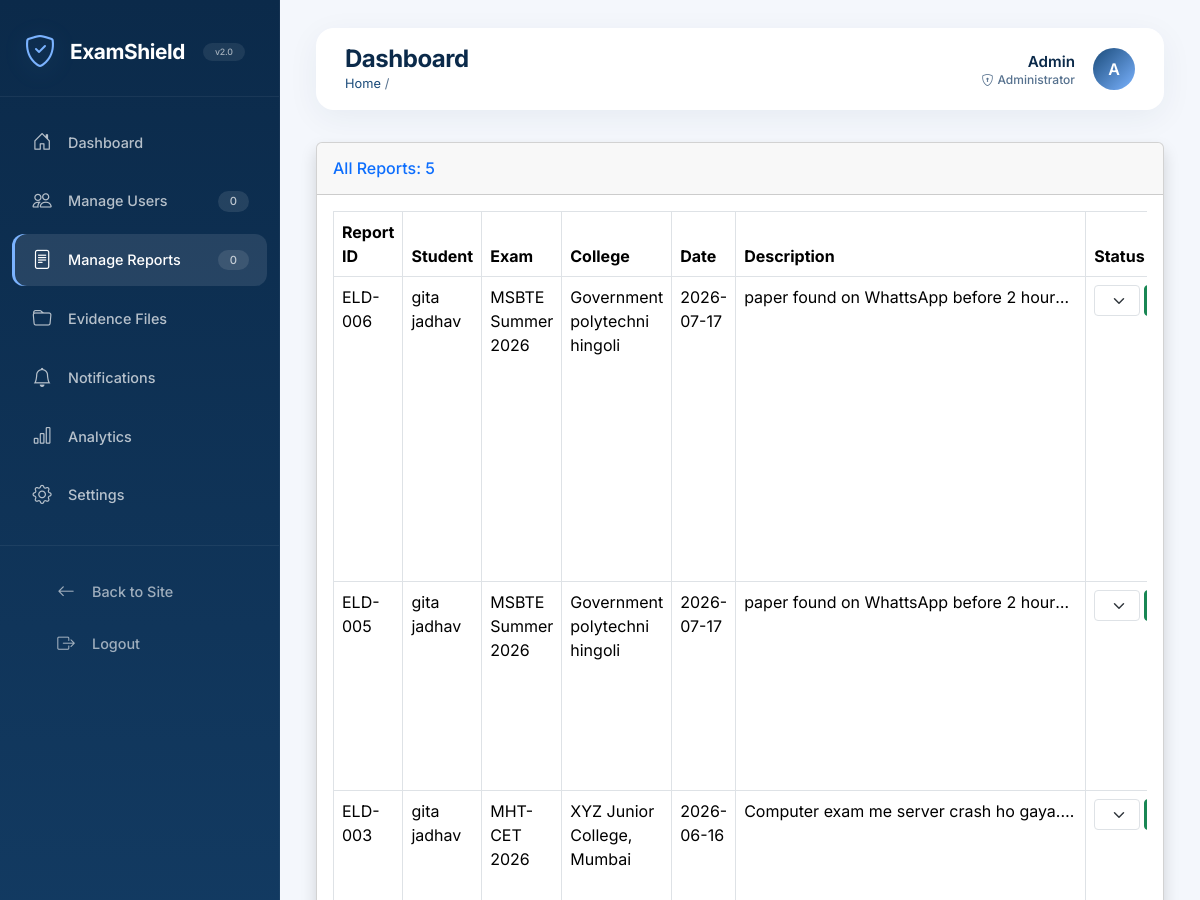
Page /admin/reports (signed in, upper part) on the earlier database version.
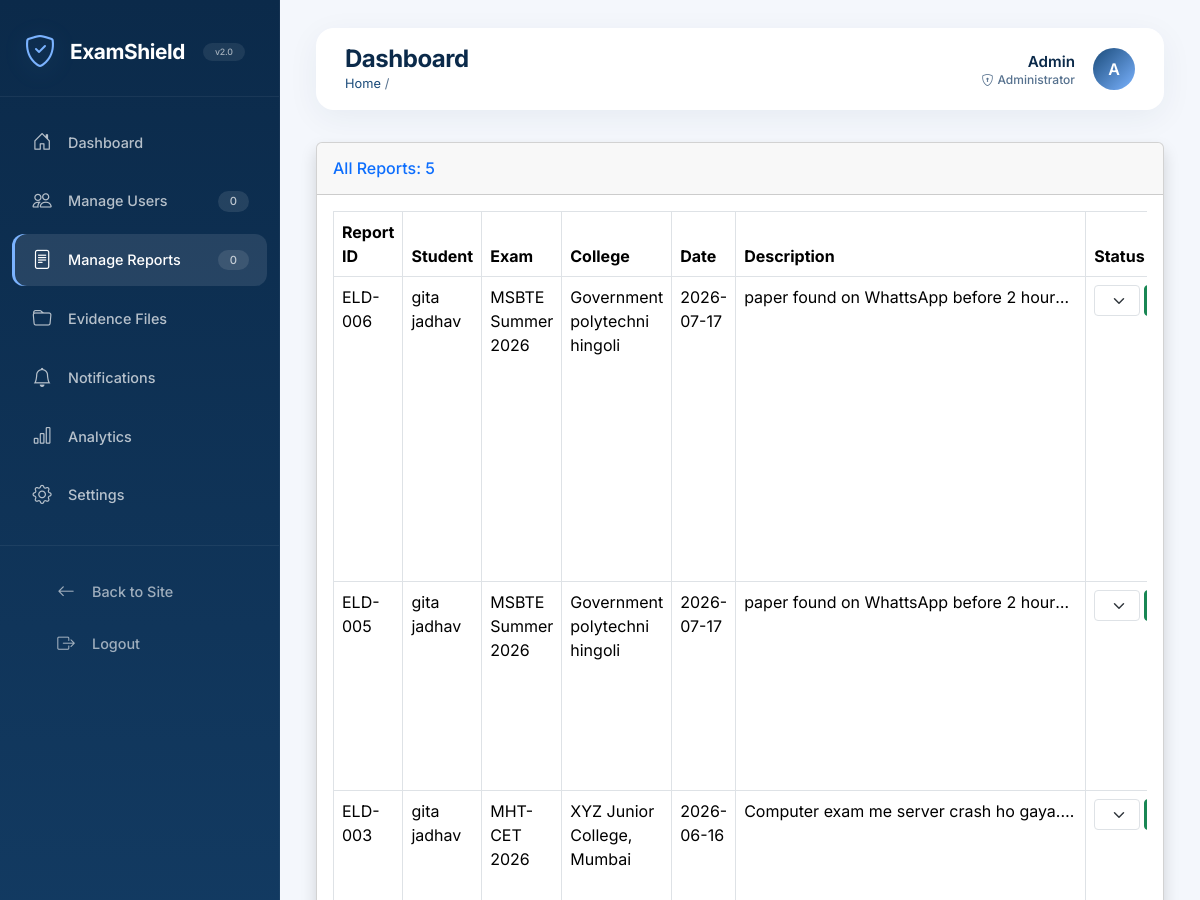
Same page on the later database version.
### tables this page shows
CREATE TABLE entries (
            id INTEGER PRIMARY KEY AUTOINCREMENT,
            user_id INTEGER NOT NULL,
            exam_name TEXT NOT NULL,
            subject_name TEXT NOT NULL,
            college_name TEXT NOT NULL,
            status TEXT DEFAULT 'Pending',
            report_date TEXT,
            description TEXT,

            -- Incident Location
            incident_state TEXT,
            incident_district TEXT,
            incident_city TEXT,
            incident_college TEXT,
            incident_address TEXT,

            -- Multiple Files - JSON madhe store karu
            photos TEXT,
            videos TEXT,
            audios TEXT,

            -- Admin
            urgency_score INTEGER DEFAULT 0,
            ai_summary TEXT,
            fake_status TEXT,
            admin_remark TEXT,
            is_dummy INTEGER DEFAULT 0,
            created_at TEXT DEFAULT CURRENT_TIMESTAMP,
            updated_at TEXT, category TEXT DEFAULT 'Other', sentiment TEXT DEFAULT 'Normal',

            FOREIGN KEY (user_id) REFERENCES users (id)
        );

CREATE TABLE users (
            id INTEGER PRIMARY KEY AUTOINCREMENT,
            username TEXT NOT NULL UNIQUE,
            password TEXT NOT NULL,
            email TEXT UNIQUE,
            mobile TEXT UNIQUE,
            name TEXT,
            role TEXT DEFAULT 'student',

            -- Verification
            is_mobile_verified INTEGER DEFAULT 0,
            is_email_verified INTEGER DEFAULT 0,
            mobile_otp TEXT,
            otp_generated_at TEXT,

            -- Identity Proof 
            profile_photo TEXT,
            id_proof_type TEXT,
            id_proof_number TEXT,
            id_proof_photo TEXT,
            is_id_verified INTEGER DEFAULT 0,

            -- Tracking & Moderation
            signup_ip TEXT,
            signup_user_agent TEXT,
            created_at TEXT DEFAULT CURRENT_TIMESTAMP,
            is_blocked INTEGER DEFAULT 0,
            trust_score INTEGER DEFAULT 100
        , state TEXT, district TEXT);

### app.py (the view)
@app.route('/admin/reports')
@admin_required
def admin_reports():
    page = request.args.get('page', 1, type=int)
    per_page = 10
    offset = (page - 1) * per_page
    conn = get_db()
    conn.row_factory = sqlite3.Row
    total_reports = conn.execute("SELECT COUNT(*) FROM entries").fetchone()[0]
    reports = conn.execute("""
        SELECT e.*, u.name
        FROM entries e
        JOIN users u ON e.user_id=u.id
        ORDER BY e.id DESC
        LIMIT ? OFFSET ? -- ITHA SPACE TAKLA
    """, (per_page, offset)).fetchall()
    conn.close()
    return render_template('admin_reports.html',
                           user=current_user,
                           reports=[dict(r) for r in reports],
                           page=page,
                           total=total_reports,
                           per_page=per_page)

### app.py (called while the page is built)
@login_manager.user_loader
def load_user(user_id):
    conn = get_db()
    user_row = conn.execute('SELECT * FROM users WHERE id =?', (user_id,)).fetchone()
    conn.close()
    if user_row:
        user = dict(user_row)
        return User(
            id=user['id'],
            username=user['username'],
            name=user.get('name', 'User'),
            role=user.get('role', 'student'),
            is_mobile_verified=user.get('is_mobile_verified', 0),
            is_email_verified=user.get('is_email_verified', 0),
            is_blocked=user.get('is_blocked', 0)
        )
    return None

def admin_required(f):
    @wraps(f)
    def decorated_function(*args, **kwargs):
        if not current_user.is_authenticated:
            flash('Please login first', 'error')
            return redirect(url_for('login'))
        if current_user.role!= 'admin':
            flash('You do not have admin permission', 'error')
            return redirect(url_for('dashboard'))
        return f(*args, **kwargs)
    return decorated_function

def get_settings():
    conn = get_db()
    s = conn.execute("SELECT * FROM settings WHERE id=1").fetchone()
    conn.close()
    return s

### templates/admin_reports.html (shortened to what this page needs)
{% extends "admin_base.html" %}
{% block content %}
<div class="card shadow mb-4">
    <div class="card-header py-3 d-flex justify-content-between">
        <h6 class="m-0 font-weight-bold text-primary">All Reports: {{ total }}</h6>
    </div>
    <div class="card-body">
        <div class="table-responsive">
            <table class="table table-bordered table-hover">
                <thead class="thead-dark">
                    <tr>
                        <th>Report ID</th>
                        <th>Student</th>
                        <th>Exam</th>
                        <th>College</th>
                        <th>Date</th>
                        <th>Description</th>
                        <th>Status</th>
                    </tr>
                </thead>
                <tbody>
                    {% for r in reports %}
                    <tr>
                        <td>ELD-{{ '%03d'|format(r.id) }}</td>
                        <td>{{ r.name }}<br><small class="text-muted">{{ r.email }}</small></td>
                        <td>{{ r.exam_name }}</td>
                        <td>{{ r.college_name }}</td>
                        <td>{{ r.report_date }}</td>
                        <td class="desc-col" title="{{ r.description }}">{{ r.description[:120] }}{% if r.description|length > 120 %}...{% endif %}</td>
                        <td>
                            <form action="{{ url_for('update_status', id=r.id) }}" method="POST" class="d-flex gap-1">
                                <select name="status" class="form-select form-select-sm">
                                    <option value="Pending" {% if r.status=='Pending' %}selected{% endif %}>Pending</option>
                                    <option value="In Progress" {% if r.status=='In Progress' %}selected{% endif %}>In Progress</option>
                                </select>
                                <button type="submit" class="btn btn-sm btn-success">✓</button>
                            </form>
                        </td>
                    </tr>
                    {% else %}
                    <tr><td colspan="9" class="text-center">No reports found</td></tr>
                    {% endfor %}
                </tbody>
            </table>
        </div>
    </div>
</div>
{% endblock %}

Differences in the rows shown:
changed entries "006": status "Pending" → "In Progress"
